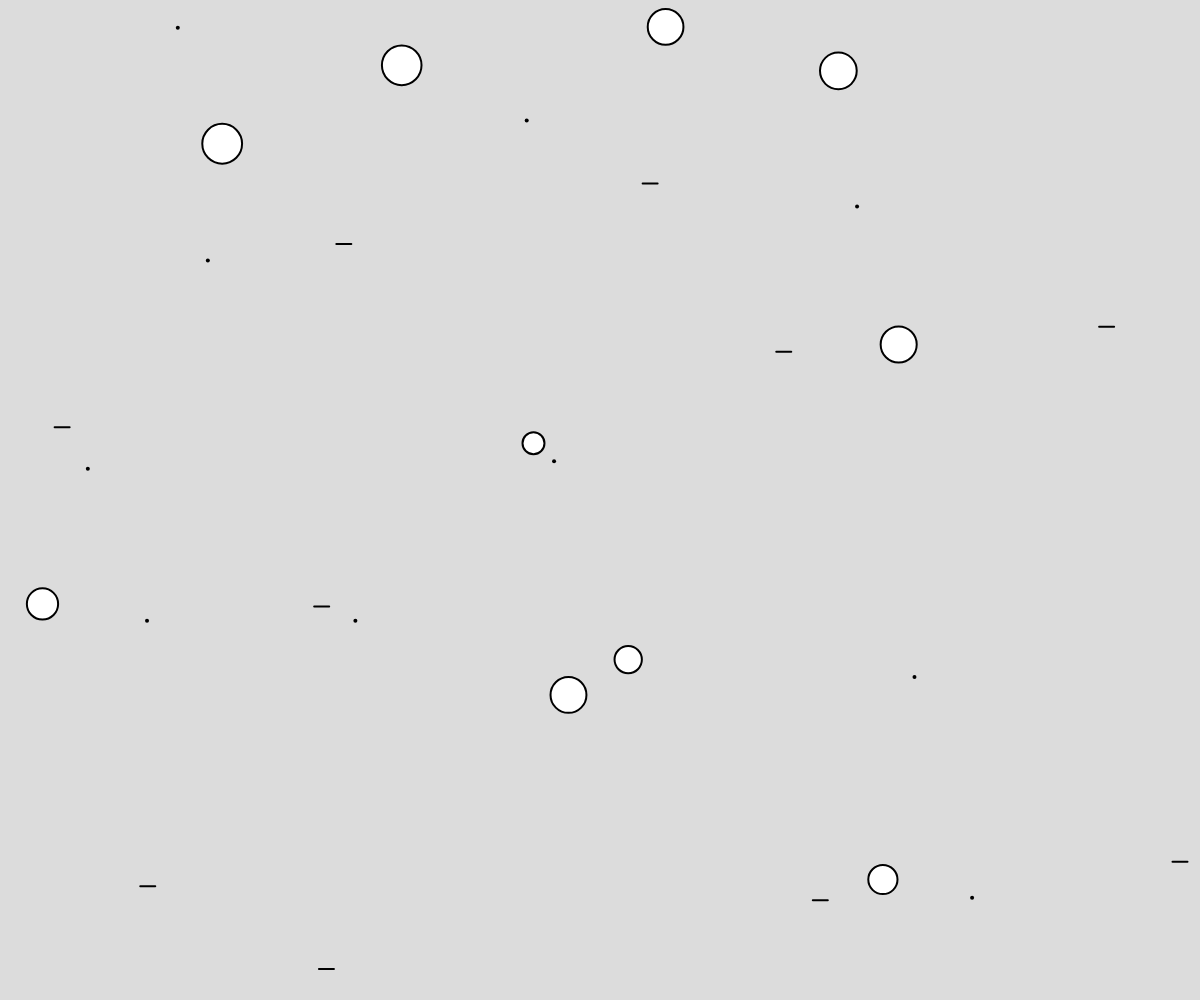
Frame 1 (no input)
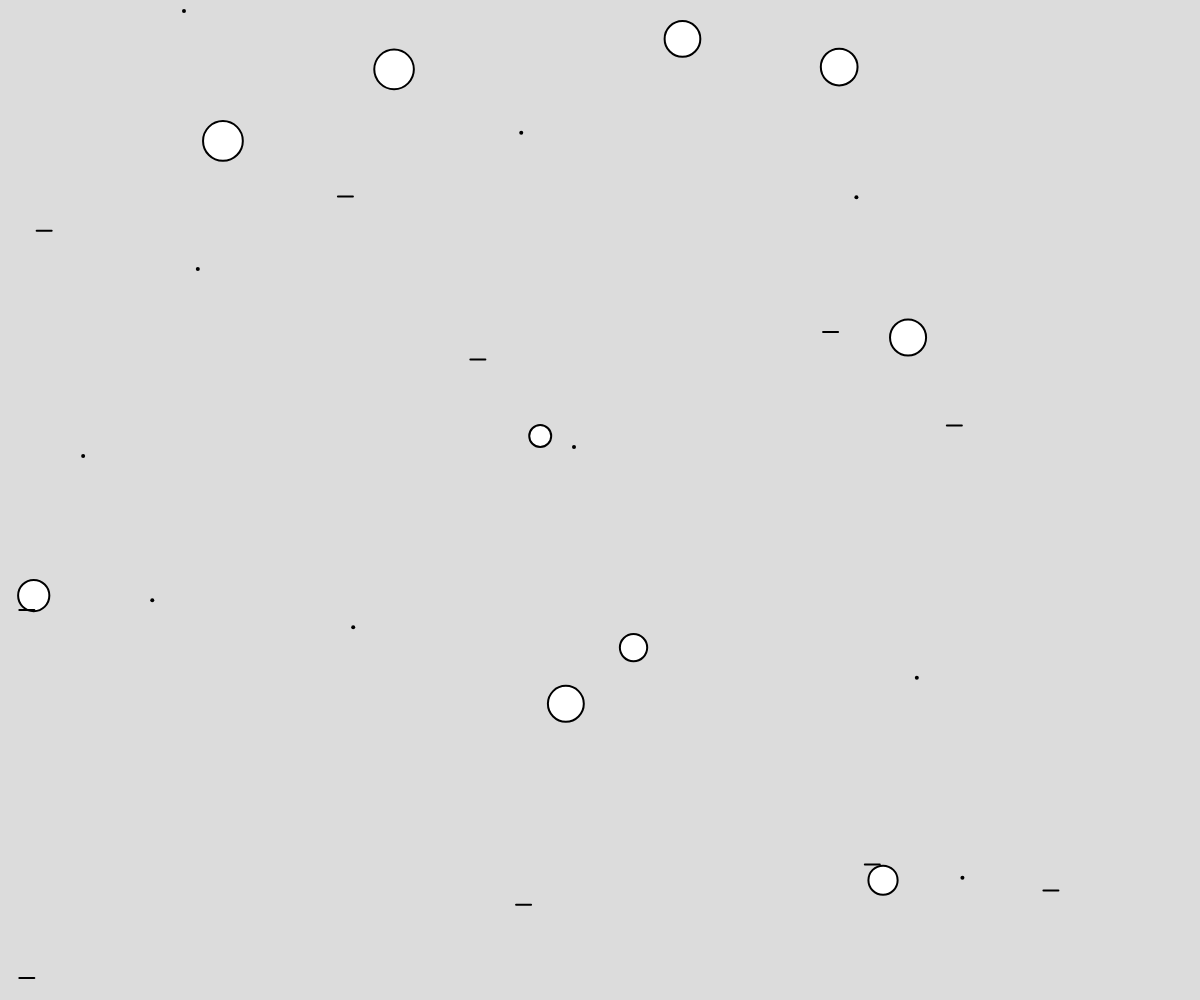
Frame 60 (no input)
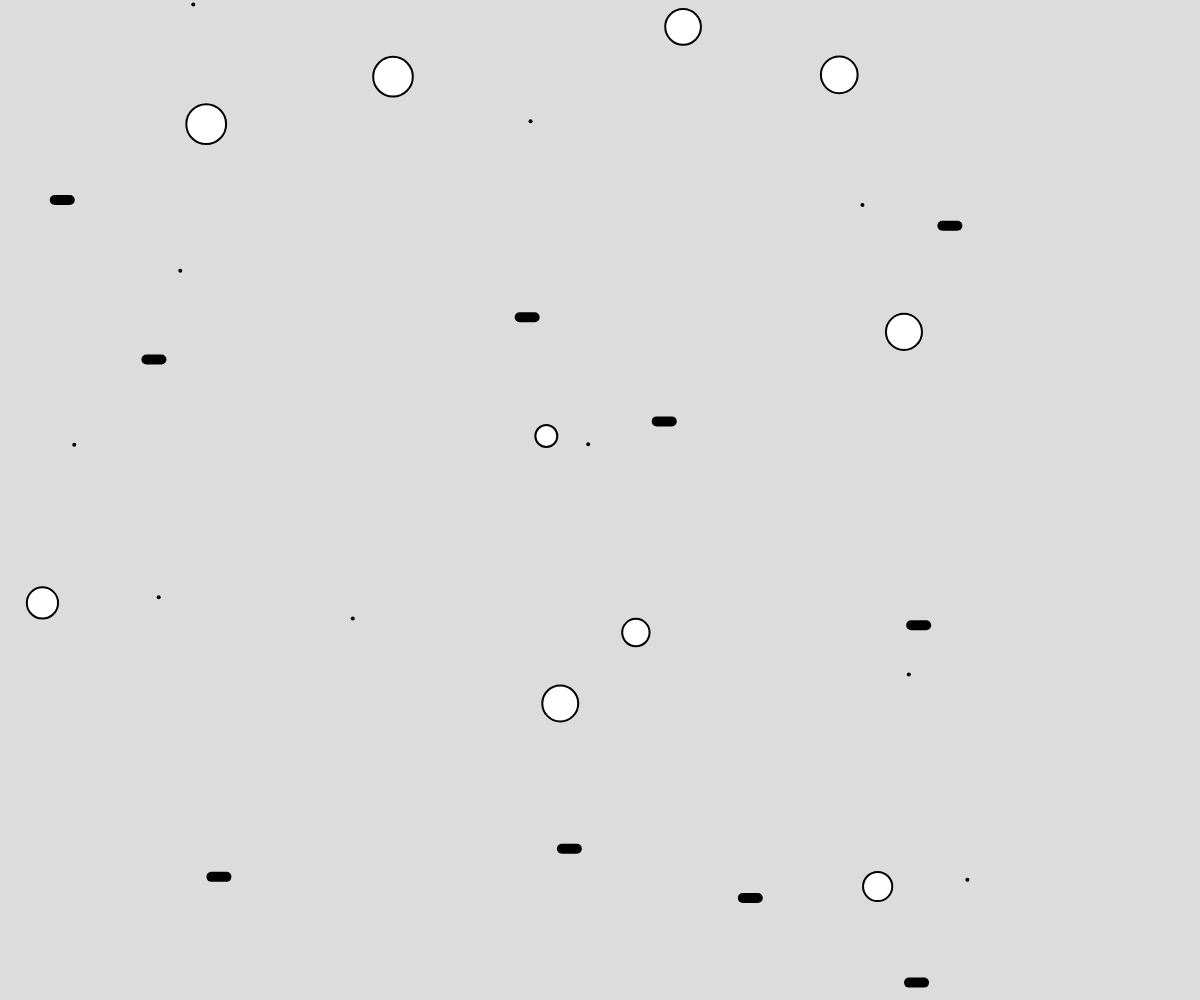
Frame 120 (the mouse pressed at the canvas centre since frame 60)

The p5.js sketch that drew these frames (run headless with seeded random() and noise() and a simulated clock; from frame 60 on, the mouse is pressed at the canvas centre):

// p5.js sketch
// ── sketch.js
// Project Title
// Your Name
// Date
//
// Extra for Experts:
// - describe what you did to take this project "above and beyond"

let objects = [];

function setup() {
  createCanvas(windowWidth, windowHeight);
  for(let i = 0; i < 10;i++){
    objects.push(new animatedobjects(random(width),random(height)));
    objects.push(new circleobj(random(width),random(height)));
    objects.push(new linobj());
  }
}
function draw() {
  background(220);
  for(let o of objects){
    o.move();
    o.display();
  }
}





// ── Animatedobject.js
class animatedobjects {
    constructor(x,y){
      this.x = x; this.y = y;
      this.size = 1;
  
    }
  
    move(){
      this.y += random(-2,2);
      this.x += random(-2,2);
  
    }
  
    display(){
      strokeWeight(4);
      point(this.x,this.y);
  
    }
  
    }
  
// ── circleobj.js
class circleobj extends animatedobjects{
    constructor(x,y){
      super(x,y);
        this.size = random(20,40);
  
      
    
  
    }
  
    display(){
      strokeWeight(2);
      if(dist(this.x,this.y, mouseX,mouseY) < this.size/2){
        fill(255,0,0);
      }
        else fill(255); 
        circle(this.x,this.y,this.size);
      }  
  
    }
  
    
  
// ── lineobj.js
class linobj extends animatedobjects{
    constructor(){
      super(random(width), random(height));
    }
  
  
  
    move(){
      super.move();
      this.x -= 5;
      if(this.x < 0) this.x = width;
  
    }
  
    display(){
      if(mouseIsPressed) strokeWeight(10);
      else strokeWeight(2);
      line(this.x,this.y,this.x-15,this.y);
    }
  }
